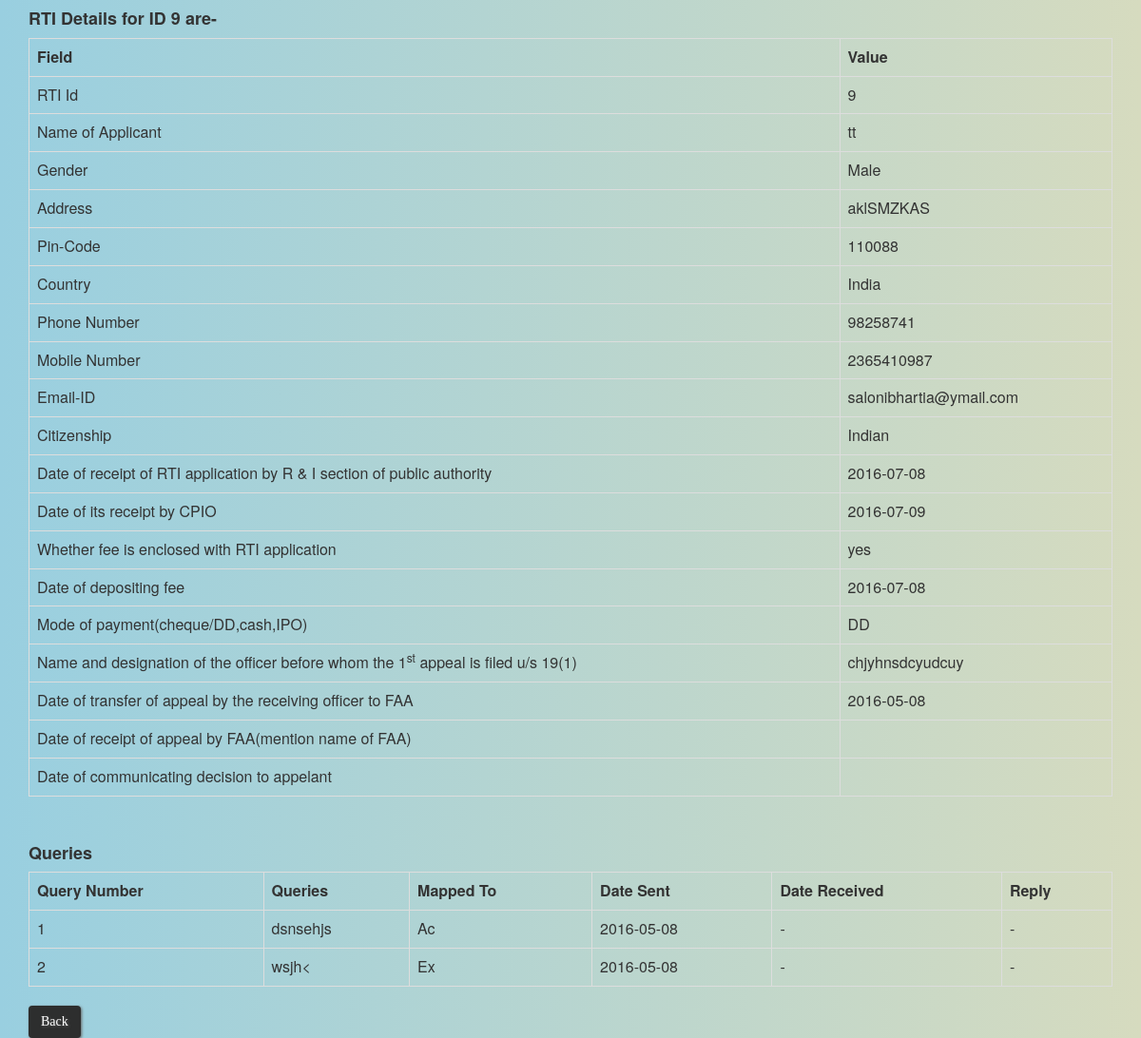
/compid.php?id=9, run on the app's committed database.
### tables this page shows
CREATE TABLE `add_rti` (
  `id` int(11) NOT NULL,
  `name` varchar(30) NOT NULL,
  `gender` varchar(15) NOT NULL,
  `address` varchar(100) NOT NULL,
  `pin_code` int(11) NOT NULL,
  `state` varchar(20) NOT NULL,
  `country` varchar(10) NOT NULL,
  `phone_no` varchar(15) NOT NULL,
  `mobile` varchar(15) NOT NULL,
  `email` varchar(40) NOT NULL,
  `citizenship` varchar(15) NOT NULL,
  `date_of_receipt` date NOT NULL,
  `date_of_receipt_cio` date NOT NULL,
  `timespan` int(11) NOT NULL,
  `fee_enclosed` varchar(10) NOT NULL,
  `fee_deposit_date` date NOT NULL,
  `pay_mode` varchar(20) NOT NULL,
  `archive` int(11) DEFAULT NULL,
  `closed` int(11) DEFAULT NULL
);

CREATE TABLE `first_appeal` (
  `id` int(11) NOT NULL,
  `appeal_info` varchar(50) NOT NULL,
  `transfer_date` date NOT NULL
);

CREATE TABLE `t2` (
  `id` int(11) NOT NULL,
  `q_no` int(11) NOT NULL,
  `ques` varchar(200) NOT NULL,
  `map` varchar(50) NOT NULL,
  `date_sent` date NOT NULL
);

### compid.php (the view, shortened to what this page needs)
<html>
	<head>
		<link rel="stylesheet" href="css/background.css">
		<link rel="stylesheet" href="bootstrap/css/bootstrap.min.css">
	</head>
<body>
<div class='container'>
<?php
	include 'config_database.php';
	$id=$_GET['id'];
	echo "<h4><strong>RTI Details for ID ".$id." are-</strong></h4>" ;
	$query=" SELECT * FROM add_rti where id=".$id;
    $res=mysqli_query($con, $query);
	$r1=mysqli_fetch_assoc($res);
	$query=" SELECT * FROM first_appeal where id=".$id;
    $res=mysqli_query($con, $query);
	$r5=mysqli_fetch_assoc($res);
	echo "<table class='table table-bordered'>" ;
		echo "<tr>
				<th>Field</th>
				<th>Value</th>
			</tr>";
		echo "<tr>";
			echo "<td>RTI Id</td>";
			echo "<td>".$r1['id']."</td>";
		echo "</tr>";
		echo "<tr>";
			echo "<td>Name of Applicant</td>";
			echo "<td>".$r1['name']."</td>";
		echo "</tr>";
		echo "<tr>";
			echo "<td>Gender</td>";
			echo "<td>".$r1['gender']."</td>";
		echo "</tr>";
		echo "<tr>";
			echo "<td>Address</td>";
			echo "<td>".$r1['address']."</td>";
		echo "</tr>";
		echo "<tr>";
			echo "<td>Pin-Code</td>";
			echo "<td>".$r1['pin_code']."</td>";
		echo "</tr>";
		echo "<tr>";
			echo "<td>Country</td>";
			echo "<td>".$r1['country']."</td>";
		echo "</tr>";
		echo "<tr>";
			echo "<td>Phone Number</td>";
			echo "<td>".$r1['phone_no']."</td>";
		echo "</tr>";
		echo "<tr>";
			echo "<td>Mobile Number</td>";
			echo "<td>".$r1['mobile']."</td>";
		echo "</tr>";
		echo "<tr>";
			echo "<td>Email-ID</td>";
			echo "<td>".$r1['email']."</td>";
		echo "</tr>";
		echo "<tr>";
			echo "<td>Citizenship</td>";
			echo "<td>".$r1['citizenship']."</td>";
		echo "</tr>";
		echo "<tr>";
			echo "<td>Date of receipt of RTI application by R & I section of public authority</td>";
			echo "<td>".$r1['date_of_receipt']."</td>";
		echo "</tr>";
		echo "<tr>";
			echo "<td>Date of its receipt by CPIO</td>";
			echo "<td>".$r1['date_of_receipt_cio']."</td>";
		echo "</tr>";
		echo "<tr>";
			echo "<td>Whether fee is enclosed with RTI application</td>";
			echo "<td>".$r1['fee_enclosed']."</td>";
		echo "</tr>";
		echo "<tr>";
			echo "<td>Date of depositing fee</td>";
			echo "<td>".$r1['fee_deposit_date']."</td>";
		echo "</tr>";
		echo "<tr>";
			echo "<td>Mode of payment(cheque/DD,cash,IPO)</td>";
			echo "<td>".$r1['pay_mode']."</td>";
		echo "</tr>";
		if($r5)
		{
			echo "<tr>";
				echo "<td> Name and designation of the officer before whom  the 1<sup>st</sup> appeal is filed u/s 19(1)</td>";
				echo "<td>".$r5['appeal_info']."</td>";
			echo "</tr>";
			echo "<tr>";
				echo "<td>Date of transfer of appeal by the receiving officer to FAA</td>";
				echo "<td>".$r5['transfer_date']."</td>";
			echo "</tr>";
			echo "<tr>";
				echo "<td>Date of receipt of appeal by FAA(mention name of FAA)</td>";
				echo "<td>".$r5['faa_receipt_date']."</td>";
			echo "</tr>";
			echo "<tr>";
				echo "<td>Date of communicating decision to appelant</td>";
				echo "<td>".$r5['meet_date']."</td>";
			echo "</tr>";
		}
	echo "</table><br>";
	$query=" SELECT * FROM t2 where id=".$id;
    $res=mysqli_query($con, $query);
	$r6=mysqli_fetch_assoc($res);
	$query=" SELECT * FROM reply_queries where id=".$id;
    $res1=mysqli_query($con, $query);
	$r7=mysqli_fetch_assoc($res1);
	echo "<h4><strong>Queries<strong></h4>";
	echo "<table class='table table-bordered'>
			<tr>
				<th>Query Number</th>
				<th>Queries</th>
				<th>Mapped To</th>
				<th>Date Sent</th>
				<th>Date Received</th>
				<th>Reply</th>
			</tr>";
	if($r6)
	{
		do{
			echo "<tr>";
				echo "<td>".$r6['q_no']."</td>";
				echo "<td>".$r6['ques']."</td>";
				echo "<td>".$r6['map']."</td>";
				echo "<td>".$r6['date_sent']."</td>";
				if($r7)
				{
					while($r6['q_no']==$r7['q_no'])
					{
						echo "<td>".$r7['date_received']."</td>";
						echo "<td>".$r7['ans']."; ".$r7['section']."</td>";
						$r7=mysqli_fetch_assoc($res1);
					}
				}
				else
				{
					echo "<td> - </td>";
					echo "<td> - </td>";
				}
			echo "</tr>";
			$r6=mysqli_fetch_assoc($res);
		}while($r6);
	}
	echo "</table>";
	if($r1['closed']==1)
		echo "<a class=btn href='view_closed_rti.php'>Back</a>" ;
	else if($r1['archive']==1)
		echo "<a class=btn href='completed_rti.php'>Back</a>" ;
	else
		echo "<a class=btn href='ongoing_rti_option.php?id=".$id."'>Back</a>" ;
?>
</div>
</body>
</html>

### css/background.css (style rules this page uses)
body { background: #99cfe0; background: -moz-linear-gradient(left, #f9cfe0 0%, #d6dbbf 100%); background: -webkit-linear-gradient(left, #99cfe0 0%,#d6dbbf 100%); background: linear-gradient(to right, #99cfe0 0%,#d6dbbf 100%); }
.btn { background: #2d2e2e; background-image: -webkit-linear-gradient(top, #2d2e2e, #6b696b); background-image: -moz-linear-gradient(top, #2d2e2e, #6b696b); background-image: -ms-linear-gradient(top, #2d2e2e, #6b696b); background-image: -o-linear-gradient(top, #2d2e2e, #6b696b); background-image: linear-gradient(to bottom, #2d2e2e, #6b696b); -webkit-border-radius: 8; -moz-border-radius: 8; border-radius: 8px; text-shadow: 1px 1px 3px #616161; -webkit-box-shadow: 1px 1px 3px #666666; -moz-box-shadow: 1px 1px 3px #666666; box-shadow: 1px 1px 3px #666666; font-family: Georgia; color: #ffffff; font-size: 20px; padding: 10px 20px 10px 20px; text-decoration: none; cursor: pointer; }

### data on the page
add_rti: id "9", name "tt", gender "Male", address "aklSMZKAS", pin_code "110088", country "India", phone_no "98258741", mobile "2365410987", email "salonibhartia@ymail.com", citizenship "Indian", date_of_receipt "2016-07-08", date_of_receipt_cio "2016-07-09", fee_enclosed "yes", fee_deposit_date "2016-07-08", pay_mode "DD"
first_appeal: appeal_info "chjyhnsdcyudcuy", transfer_date "2016-05-08"
t2: q_no "1", ques "dsnsehjs", map "Ac", date_sent "2016-05-08"
t2: q_no "2", ques "wsjh<", map "Ex", date_sent "2016-05-08"

### other printed values
$id "9"
